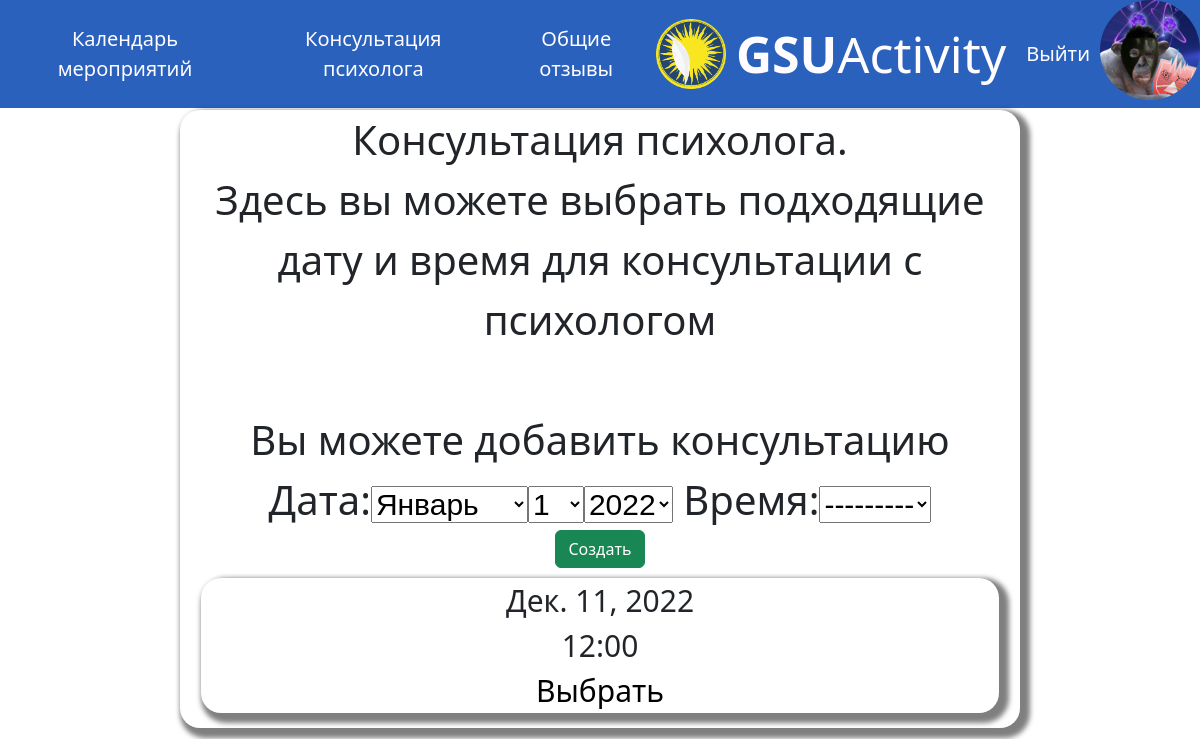
Before: /consult/ (signed in) with the older database file.
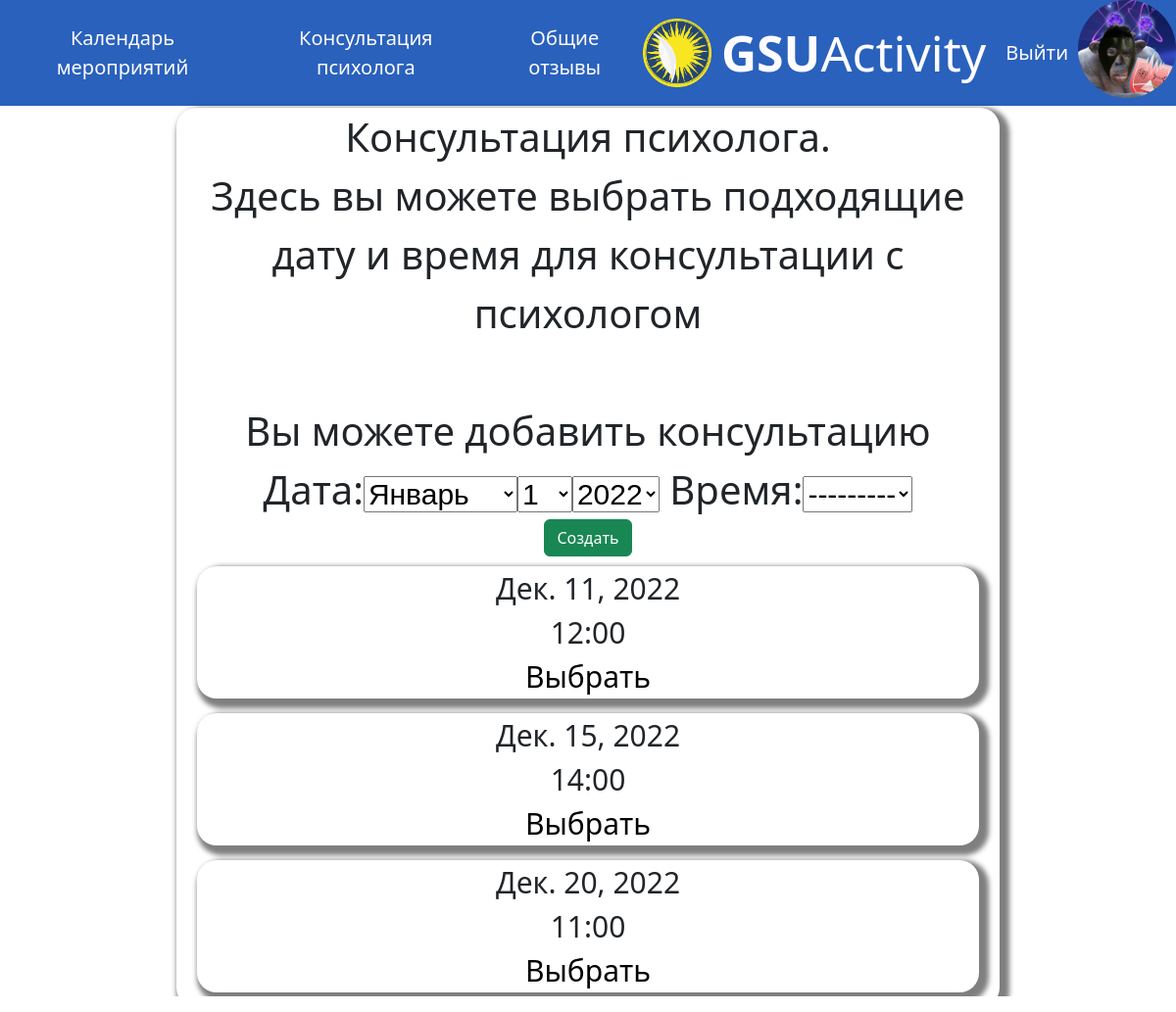
After: the same page with the newer database file.
### news/models.py (models this page shows)
class Consult(models.Model):
    date = (
         ('9:00','9:00'),
         ('10:00','10:00'),
         ('11:00','11:00'),
         ('12:00','12:00'),
         ('13:00','13:00'),
         ('14:00','14:00'),
         ('15:00','15:00'),
        )
    eventdate = models.DateField(db_index=True,null=True,blank=False,verbose_name='Дата')
    eventtime = models.CharField(choices=date,blank=False,max_length=10,verbose_name='Время')
    zan = models.BooleanField(default=False, db_index=True,verbose_name='Занятость')
    class Meta:
        verbose_name_plural = 'Консультации'
        verbose_name = 'Консультация'
        ordering = ['eventdate']

### news/views.py (the view)
# urls.py: path('consult/', consult, name='consult'),
def consult(request):
	consults = Consult.objects.filter(zan=False)
	form_class = NewConsult
	form = form_class
	if request.method == 'POST':
		c_form = form_class(request.POST, request.FILES)
		if c_form.is_valid():
			c_form.save()
		else:
			form = c_form
	return render(request, 'news/consult.html', {'consults': consults, 'form': form})

### news/templates/news/consult.html (shortened to what this page needs)
{% extends "layout/basic.html" %}
{% block content %}
<div class="def">
	Консультация психолога.<br> Здесь вы можете выбрать подходящие дату и время для консультации с психологом<br><br>
	{% if user.id == 8 or user.id == 1 %}
		Вы можете добавить консультацию
		<form method="post">
			<div>{{ form }}</div>
			<button type="submit" class="btn btn-success">Создать</button>
		</form>
	{% else %}
		Запись на консультацию<br><br>
	{% endif %}
	{% if consults %}
		{% for consult in consults %}
			<div class="post">
				{{ consult.eventdate }}<br>
				{{ consult.get_eventtime_display }}<br>
				{% if user.is_authenticated %}
					<a href="{% url 'news:zap_consult' pk=consult.pk %}" class="post_link" >Выбрать</a><br>
				{% endif %}
			</div>
		{% endfor %}
	{% else %}
		Записей нет<br><br>
	{% endif %}
</div>
{% endblock %}

Changed rows visible on the page:
added Consult: eventdate "Дек. 15, 2022", eventtime "14:00"
added Consult: eventdate "Дек. 20, 2022", eventtime "11:00"
